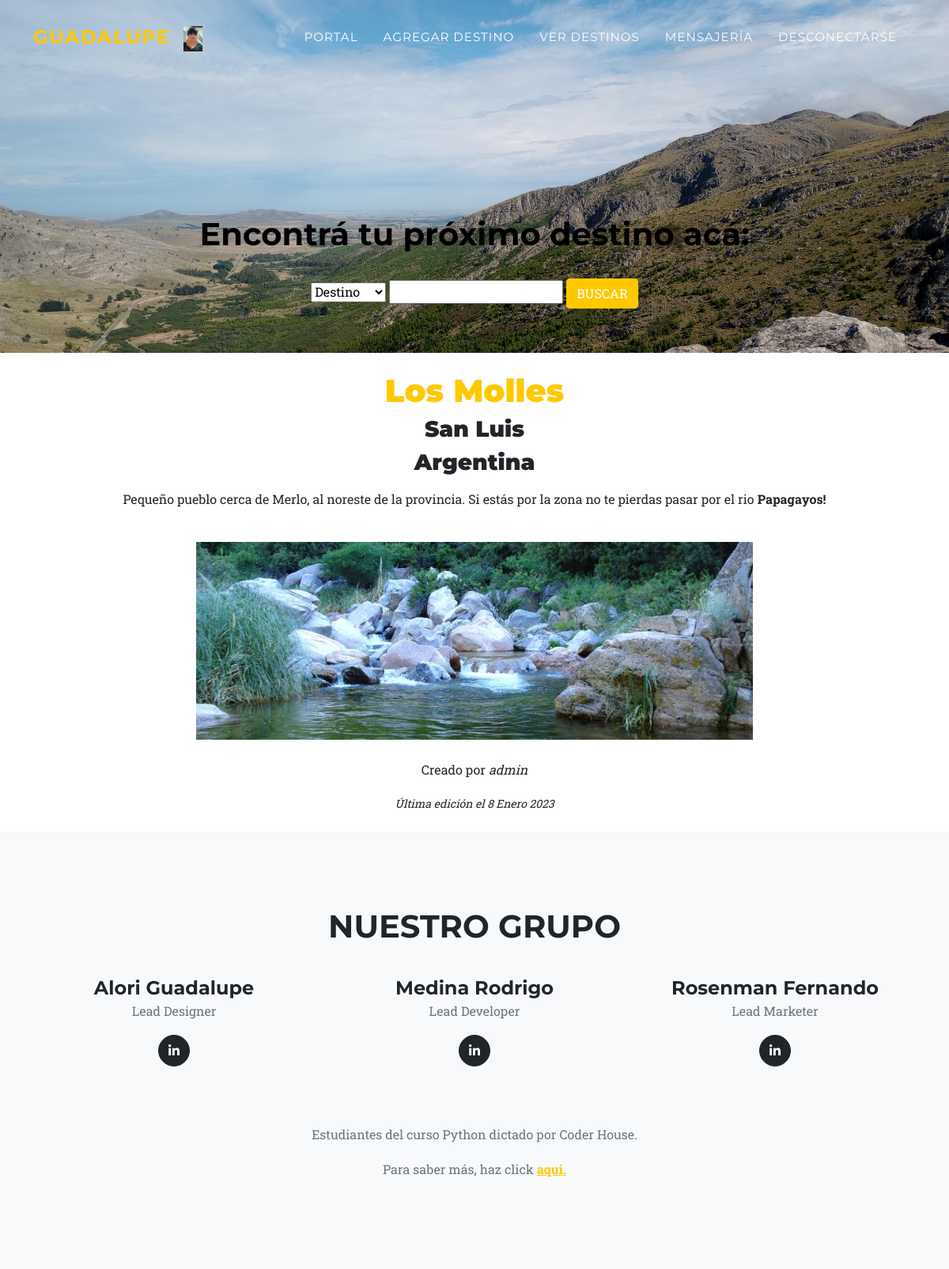
The app's page /paginaposteo/35 (signed in) with its own data.
### AppUsuarios/models.py (models this page shows, shortened)
class Posteo(models.Model):
    usuario_posteo = models.ForeignKey(User, on_delete=models.CASCADE)
    titulo_posteo = models.CharField(max_length=40)
    subtitulo_posteo = models.CharField(max_length=40,default='Provincia')
    subtitulo2_posteo = models.CharField(max_length=40,default='Pais')
    contenido_posteo = RichTextField(blank=True,null=True)
    imagen_post = models.ImageField(upload_to='posteos', blank=True)
    fecha_posteo_imagen = models.DateField(blank=True, null=True)

### AppUsuarios/views.py (the view)
# urls.py: path("paginaposteo/<id>", paginaPosteo, name="paginaposteo"),
@login_required
def paginaPosteo(request,id):
    paginaposteo = Posteo.objects.get(id=id)
    return render(request, "PaginaPosteo.html",{"imagen":mostrarImagen(request), "paginaposteo":paginaposteo})

### AppUsuarios/views.py (called while the page is built)
@login_required
def mostrarImagen(request):
    lista=ImagenPerfil.objects.filter(user=request.user)
    if len(lista)!=0:
        imagen=lista[0].imagen.url
    else:
        imagen="/media/Perfil/homero.jpg"
    return imagen

### AppUsuarios/Templates/PaginaPosteo.html (shortened to what this page needs)
{% extends "PadreHome.html" %}
{% block avatar %}
<a class="navbar-brand" href={% url 'perfil' %}><img height="200px" src="" alt="">{{user}}</a>
<br>
<a class="navbar-brand" href={% url 'perfil' %}><img height="600px" src="{{ imagen }}" alt=""></a>
{% endblock %}
{% block nav %}
<li class="nav-item"><a class="nav-link" href={% url 'portal' %}>Portal</a></li>
<li class="nav-item"><a class="nav-link" href={% url 'postear' %}>Agregar destino</a></li>
<li class="nav-item"><a class="nav-link" href={% url 'verposteo' %}>Ver destinos</a></li>
<li class="nav-item"><a class="nav-link" href={% url 'mensajeUsuarios' %}>Mensajería</a></li>
<li class="nav-item"><a class="nav-link" href={% url 'desconectarse' %}>Desconectarse</a></li>
{% endblock %}
{% block titulo %}
<h1 style="color:black"> Encontrá tu próximo destino acá: </h1>
<br>
<form method="get" action="{% url 'buscarposteo' %}">
    <select name="buscar_por">
        <option value="titulo_posteo">Destino</option>
    </select>
    <input type="text" name="titulo_posteo" id="titulo_posteo">
    <input class="btn btn-primary btn-s text-uppercase" type="submit" value="buscar">
</form>
<br>
{% endblock %}
{% block contenido %}
<CENTER>
    <br>
    <h1 style="color: #ffc800"><strong>{{ paginaposteo.titulo_posteo }}</strong></h1>
    <h3><b>{{ paginaposteo.subtitulo_posteo}}</b></h3>
    <h3><b>{{ paginaposteo.subtitulo2_posteo}}</b></h3>
    <p>{{ paginaposteo.contenido_posteo | safe}} </p>
    <br>
    <img height="250px" src={{ paginaposteo.imagen_post.url |safe }} alt="">
    <br>
    <br>
    <p>Creado por <em>{{ paginaposteo.usuario_posteo }}</em></p>
    <small><i>Última edición el {{ paginaposteo.fecha_posteo_imagen }} </i></small>
    <br>
    <br>
</CENTER>
{% endblock %}

### records on screen
Posteo: titulo_posteo "Los Molles", subtitulo_posteo "San Luis", subtitulo2_posteo "Argentina", contenido_posteo "Pequeño pueblo cerca de Merlo, al noreste de la provincia. Si estás por la zona no te pierdas pasar por el rio Papagayos!", imagen_post (picture), usuario_posteo "admin", fecha_posteo_imagen "8 Enero 2023"
